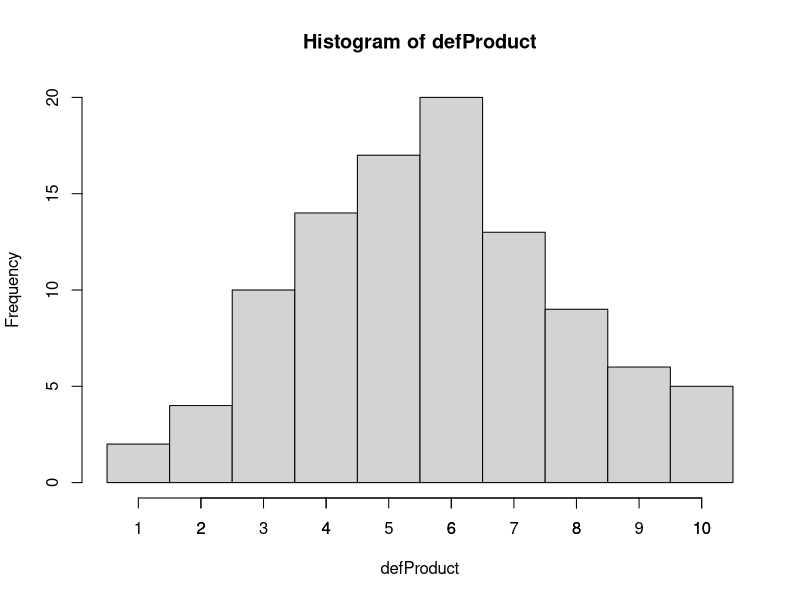
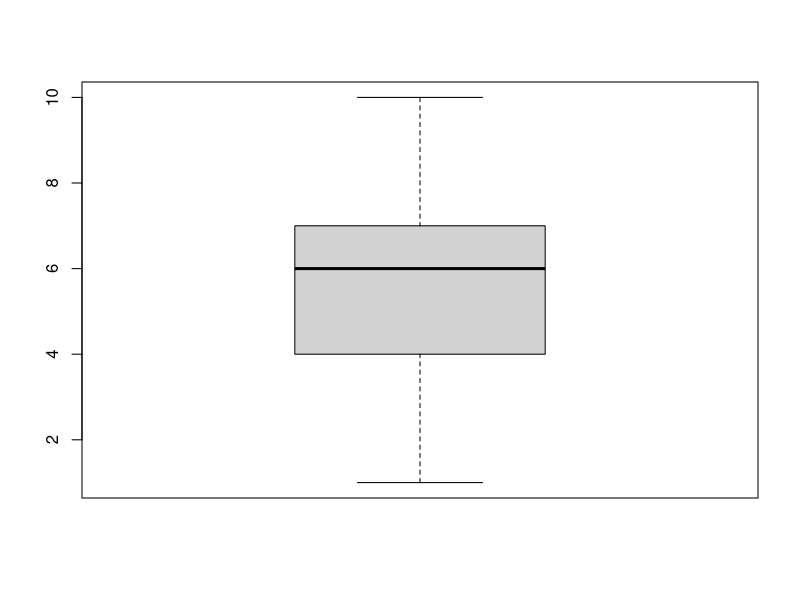

Recreate these plots in R, in order.
defProduct <- c(
  4,5,7,4,5,6,2,8,4,3,7,8,5,5,6,6,9,5,4,7,4,7,7,8,10,
  10,7,3,5,9,6,9,6,5,7,5,6,4,3,4,8,1,5,4,5,2,6,6,8,1,
  6,8,4,4,10,5,3,8,6,4,6,10,3,4,2,6,5,3,8,7,8,5,5,3,7,
  10,6,4,7,7,4,6,3,6,3,5,9,9,5,6,3,6,9,6,5,6,7,6,2,7
) ## numbers of defective products, each one is diff batch which is size 50

productMean <- mean(defProduct)
productVariance <- var(defProduct)
productStandartDebiation <- sd(defProduct)
productMedian <- median(defProduct)
productMin <- min(defProduct)
productMax <- max(defProduct)
productQuartiles <- quantile(defProduct, prob = c(0.25, 0.5, 0.75))
summary(defProduct) ## test to be sure

br <- seq(min(defProduct) - 0.5,
          max(defProduct) + 0.5, by = 1)

hist(defProduct, breaks = br)
axis(1, at = floor(min(defProduct)):ceiling(max(defProduct)))

boxplot(defProduct) ## there is no out liner data
## % ratio
overFiveDef <- length(defProduct[defProduct > 5]) / length(defProduct) * 100

